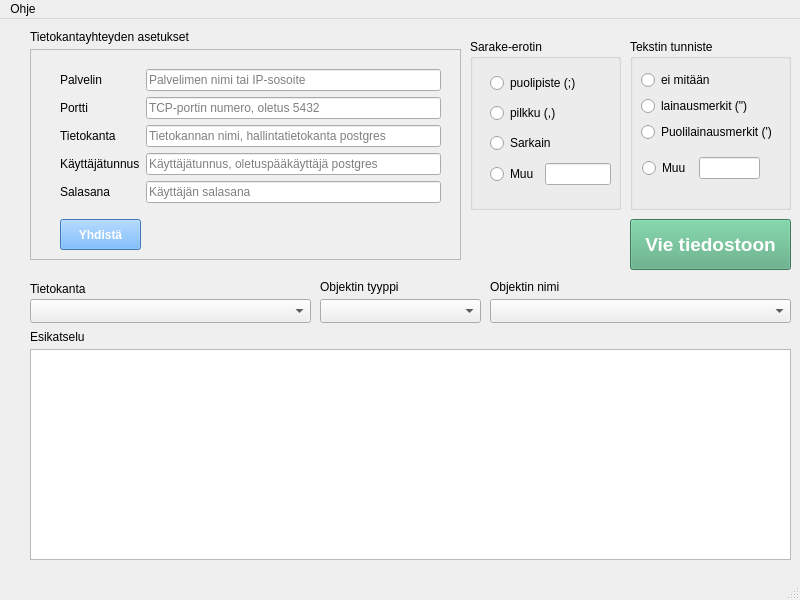
<?xml version="1.0" encoding="UTF-8"?>
<ui version="4.0">
 <class>MainWindow</class>
 <widget class="QMainWindow" name="MainWindow">
  <property name="geometry">
   <rect>
    <x>0</x>
    <y>0</y>
    <width>800</width>
    <height>600</height>
   </rect>
  </property>
  <property name="windowTitle">
   <string>MainWindow</string>
  </property>
  <widget class="QWidget" name="centralwidget">
   <widget class="QFrame" name="dbSettingsFrame">
    <property name="geometry">
     <rect>
      <x>30</x>
      <y>30</y>
      <width>431</width>
      <height>211</height>
     </rect>
    </property>
    <property name="frameShape">
     <enum>QFrame::Shape::StyledPanel</enum>
    </property>
    <property name="frameShadow">
     <enum>QFrame::Shadow::Raised</enum>
    </property>
    <widget class="QPushButton" name="testConnectionPushButton">
     <property name="geometry">
      <rect>
       <x>30</x>
       <y>170</y>
       <width>81</width>
       <height>31</height>
      </rect>
     </property>
     <property name="font">
      <font>
       <bold>true</bold>
      </font>
     </property>
     <property name="styleSheet">
      <string notr="true">background-color: rgb(85, 170, 255);
color: rgb(255, 255, 255);</string>
     </property>
     <property name="text">
      <string>Yhdistä</string>
     </property>
    </widget>
    <widget class="QWidget" name="layoutWidget">
     <property name="geometry">
      <rect>
       <x>30</x>
       <y>20</y>
       <width>381</width>
       <height>136</height>
      </rect>
     </property>
     <layout class="QGridLayout" name="gridLayout">
      <item row="0" column="0">
       <widget class="QLabel" name="serverLabel">
        <property name="text">
         <string>Palvelin</string>
        </property>
       </widget>
      </item>
      <item row="0" column="1">
       <widget class="QLineEdit" name="serverLineEdit">
        <property name="placeholderText">
         <string>Palvelimen nimi tai IP-sosoite</string>
        </property>
       </widget>
      </item>
      <item row="1" column="0">
       <widget class="QLabel" name="portLabel">
        <property name="text">
         <string>Portti</string>
        </property>
       </widget>
      </item>
      <item row="1" column="1">
       <widget class="QLineEdit" name="portLineEdit">
        <property name="placeholderText">
         <string>TCP-portin numero, oletus 5432</string>
        </property>
       </widget>
      </item>
      <item row="2" column="0">
       <widget class="QLabel" name="databaseLabel">
        <property name="text">
         <string>Tietokanta</string>
        </property>
       </widget>
      </item>
      <item row="2" column="1">
       <widget class="QLineEdit" name="databaseLineEdit">
        <property name="placeholderText">
         <string>Tietokannan nimi, hallintatietokanta postgres</string>
        </property>
       </widget>
      </item>
      <item row="3" column="0">
       <widget class="QLabel" name="userNameLabel">
        <property name="text">
         <string>Käyttäjätunnus</string>
        </property>
       </widget>
      </item>
      <item row="3" column="1">
       <widget class="QLineEdit" name="userNameLineEdit">
        <property name="placeholderText">
         <string>Käyttäjätunnus, oletuspääkäyttäjä postgres</string>
        </property>
       </widget>
      </item>
      <item row="4" column="0">
       <widget class="QLabel" name="passwordLabel">
        <property name="text">
         <string>Salasana</string>
        </property>
       </widget>
      </item>
      <item row="4" column="1">
       <widget class="QLineEdit" name="passwordLineEdit">
        <property name="placeholderText">
         <string>Käyttäjän salasana</string>
        </property>
       </widget>
      </item>
     </layout>
    </widget>
   </widget>
   <widget class="QLabel" name="dbSettingsLabel">
    <property name="geometry">
     <rect>
      <x>30</x>
      <y>10</y>
      <width>171</width>
      <height>16</height>
     </rect>
    </property>
    <property name="text">
     <string>Tietokantayhteyden asetukset</string>
    </property>
   </widget>
   <widget class="QLabel" name="objectNameLabel">
    <property name="geometry">
     <rect>
      <x>490</x>
      <y>260</y>
      <width>101</width>
      <height>16</height>
     </rect>
    </property>
    <property name="text">
     <string>Objektin nimi</string>
    </property>
   </widget>
   <widget class="QPushButton" name="exportPushButton">
    <property name="geometry">
     <rect>
      <x>630</x>
      <y>200</y>
      <width>161</width>
      <height>51</height>
     </rect>
    </property>
    <property name="font">
     <font>
      <pointsize>14</pointsize>
      <bold>true</bold>
     </font>
    </property>
    <property name="styleSheet">
     <string notr="true">background-color: rgb(85, 170, 127);
color: rgb(255, 255, 255);</string>
    </property>
    <property name="text">
     <string>Vie tiedostoon</string>
    </property>
   </widget>
   <widget class="QTableWidget" name="previewTableWidget">
    <property name="geometry">
     <rect>
      <x>30</x>
      <y>330</y>
      <width>761</width>
      <height>211</height>
     </rect>
    </property>
   </widget>
   <widget class="QLabel" name="previewLabel">
    <property name="geometry">
     <rect>
      <x>30</x>
      <y>310</y>
      <width>81</width>
      <height>16</height>
     </rect>
    </property>
    <property name="text">
     <string>Esikatselu</string>
    </property>
   </widget>
   <widget class="QComboBox" name="objectTypeComboBox">
    <property name="geometry">
     <rect>
      <x>320</x>
      <y>280</y>
      <width>161</width>
      <height>24</height>
     </rect>
    </property>
    <property name="cursor">
     <cursorShape>PointingHandCursor</cursorShape>
    </property>
   </widget>
   <widget class="QComboBox" name="objectNameComboBox">
    <property name="geometry">
     <rect>
      <x>490</x>
      <y>280</y>
      <width>301</width>
      <height>24</height>
     </rect>
    </property>
    <property name="cursor">
     <cursorShape>PointingHandCursor</cursorShape>
    </property>
   </widget>
   <widget class="QLabel" name="objectTypeLabel">
    <property name="geometry">
     <rect>
      <x>320</x>
      <y>260</y>
      <width>161</width>
      <height>16</height>
     </rect>
    </property>
    <property name="text">
     <string>Objektin tyyppi</string>
    </property>
   </widget>
   <widget class="QGroupBox" name="separotorGroupBox">
    <property name="geometry">
     <rect>
      <x>470</x>
      <y>20</y>
      <width>151</width>
      <height>171</height>
     </rect>
    </property>
    <property name="title">
     <string>Sarake-erotin </string>
    </property>
    <widget class="QWidget" name="">
     <property name="geometry">
      <rect>
       <x>20</x>
       <y>30</y>
       <width>121</width>
       <height>121</height>
      </rect>
     </property>
     <layout class="QVBoxLayout" name="verticalLayout">
      <item>
       <widget class="QRadioButton" name="semicolonRadioButton">
        <property name="text">
         <string>puolipiste (;)</string>
        </property>
        <property name="checkable">
         <bool>true</bool>
        </property>
        <property name="checked">
         <bool>false</bool>
        </property>
       </widget>
      </item>
      <item>
       <widget class="QRadioButton" name="commaRadioButton">
        <property name="text">
         <string>pilkku (,)</string>
        </property>
       </widget>
      </item>
      <item>
       <widget class="QRadioButton" name="tabRadioButton">
        <property name="text">
         <string>Sarkain</string>
        </property>
       </widget>
      </item>
      <item>
       <layout class="QHBoxLayout" name="horizontalLayout">
        <item>
         <widget class="QRadioButton" name="otherSeparatorRadioButton">
          <property name="text">
           <string>Muu</string>
          </property>
         </widget>
        </item>
        <item>
         <widget class="QLineEdit" name="separatorLineEdit">
          <property name="text">
           <string/>
          </property>
         </widget>
        </item>
       </layout>
      </item>
     </layout>
    </widget>
   </widget>
   <widget class="QGroupBox" name="qualifierGroupBox">
    <property name="geometry">
     <rect>
      <x>630</x>
      <y>20</y>
      <width>161</width>
      <height>171</height>
     </rect>
    </property>
    <property name="title">
     <string>Tekstin tunniste</string>
    </property>
    <widget class="QRadioButton" name="doubleQuotationmarkRadioButton">
     <property name="geometry">
      <rect>
       <x>11</x>
       <y>57</y>
       <width>113</width>
       <height>20</height>
      </rect>
     </property>
     <property name="text">
      <string>lainausmerkit (&quot;)</string>
     </property>
    </widget>
    <widget class="QRadioButton" name="quotationmarkRadioButton">
     <property name="geometry">
      <rect>
       <x>11</x>
       <y>83</y>
       <width>138</width>
       <height>20</height>
      </rect>
     </property>
     <property name="text">
      <string>Puolilainausmerkit (')</string>
     </property>
    </widget>
    <widget class="QLineEdit" name="qualifierLineEdit">
     <property name="geometry">
      <rect>
       <x>69</x>
       <y>118</y>
       <width>61</width>
       <height>22</height>
      </rect>
     </property>
    </widget>
    <widget class="QRadioButton" name="otherQualifierRadioButton">
     <property name="geometry">
      <rect>
       <x>12</x>
       <y>119</y>
       <width>51</width>
       <height>20</height>
      </rect>
     </property>
     <property name="text">
      <string>Muu</string>
     </property>
    </widget>
    <widget class="QRadioButton" name="withoutRadioButton">
     <property name="geometry">
      <rect>
       <x>11</x>
       <y>31</y>
       <width>75</width>
       <height>20</height>
      </rect>
     </property>
     <property name="text">
      <string>ei mitään</string>
     </property>
    </widget>
   </widget>
   <widget class="QComboBox" name="databaseComboBox">
    <property name="geometry">
     <rect>
      <x>30</x>
      <y>280</y>
      <width>281</width>
      <height>24</height>
     </rect>
    </property>
    <property name="cursor">
     <cursorShape>PointingHandCursor</cursorShape>
    </property>
   </widget>
   <widget class="QLabel" name="chooseDbLabel">
    <property name="geometry">
     <rect>
      <x>30</x>
      <y>260</y>
      <width>101</width>
      <height>20</height>
     </rect>
    </property>
    <property name="text">
     <string>Tietokanta</string>
    </property>
   </widget>
  </widget>
  <widget class="QMenuBar" name="menubar">
   <property name="geometry">
    <rect>
     <x>0</x>
     <y>0</y>
     <width>800</width>
     <height>33</height>
    </rect>
   </property>
   <widget class="QMenu" name="menuOhje">
    <property name="title">
     <string>Ohje</string>
    </property>
   </widget>
   <addaction name="menuOhje"/>
  </widget>
  <widget class="QStatusBar" name="statusbar"/>
 </widget>
 <resources/>
 <connections/>
</ui>
